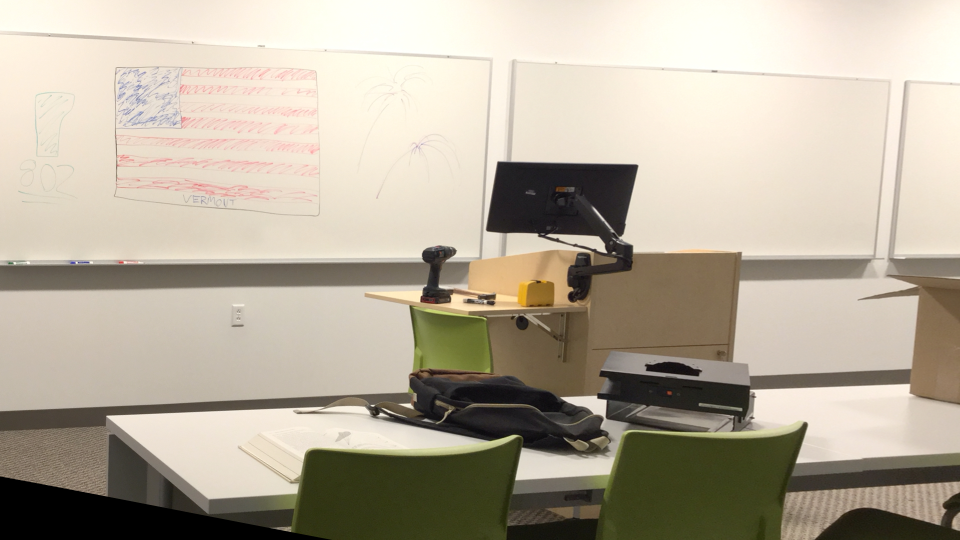
#> input picture problem2_dataset/classroom/im0.png, 1920 x 1080 px (shown at 1/2 size)
$ python fcoronad_project3_q2.py
#> lines starting #> are read from the running program, lines starting #| are printed output that depends on the picture; long printed decimals are rounded
#> in main, classim0 is the input picture: shape (1080, 1920, 3); mean B, G, R 155.5, 172.4, 181.9
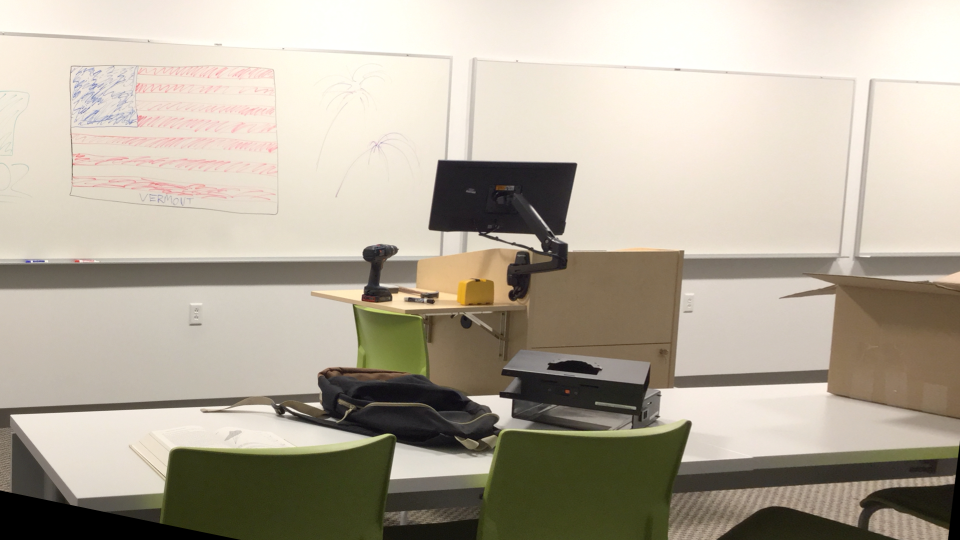
#> input picture problem2_dataset/classroom/im1.png, 1920 x 1080 px (shown at 1/2 size)
#> in main, classim1 is the input picture: shape (1080, 1920, 3); mean B, G, R 156.4, 171.7, 180.3
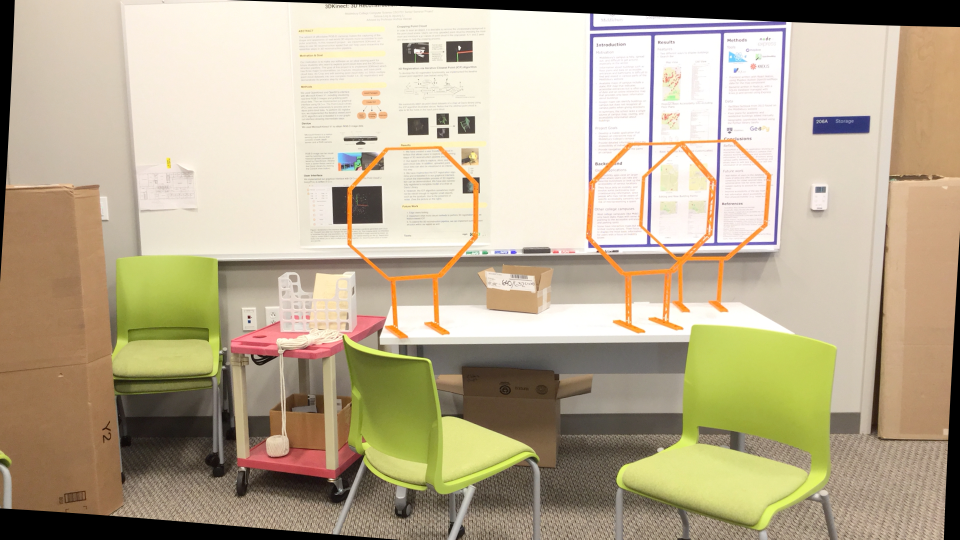
#> input picture problem2_dataset/storageroom/im0.png, 1920 x 1080 px (shown at 1/2 size)
#> in main, storage0 is the input picture: shape (1080, 1920, 3); mean B, G, R 146.3, 172.5, 185.7
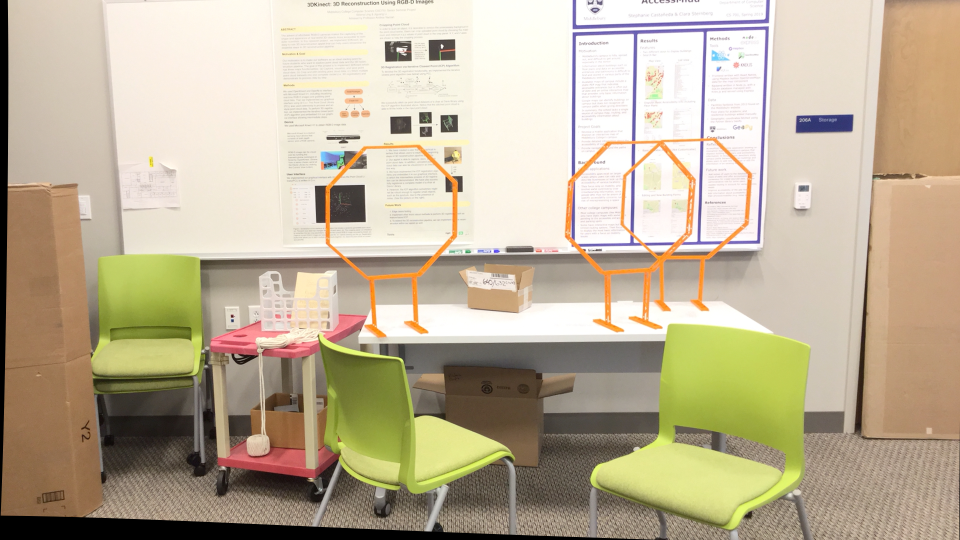
#> input picture problem2_dataset/storageroom/im1.png, 1920 x 1080 px (shown at 1/2 size)
#> in main, storage1 is the input picture: shape (1080, 1920, 3); mean B, G, R 152.5, 177.2, 190.1
import cv2 as cv
import numpy as np
import pdb

# used the following
# https://stackoverflow.com/questions/36172913/opencv-depth-map-from-uncalibrated-stereo-system
# https://albertarmea.com/post/opencv-stereo-camera/
# for learning how to implement functions

def decompose_E(E):
    U, S, Vt = np.linalg.svd(E)

    # ensure both U and Vt are positive
    if np.linalg.det(U) < 0:
        U *= -1
    if np.linalg.det(Vt) < 0:
        Vt *= -1

    # define rotation matrix as in slide 36
    W = np.array([[0, -1, 0],
                [1, 0, 0],
                [0, 0, 1]])

    # construct possible positive rotation matrices
    R1 = np.dot(U, np.dot(W, Vt))
    R2 = np.dot(U, np.dot(W.T, Vt))


    # t is in the 3rd column of U
    t1 = U[:, 2]
    t2 = U[:, 2]

    if t1[2] < 0:
        t1 *= -1
    if t2[2] < 0:
        t2 *= -1

    # pick positive depth rotation and translation matrices
    if t1[2] > t2[2]:
        return R1, t1
    else:
        return R2, t2


def calibration(img1, img2, k1):

    print("calibrating...")

    gray_img1 = cv.cvtColor(img1, cv.COLOR_BGR2GRAY)
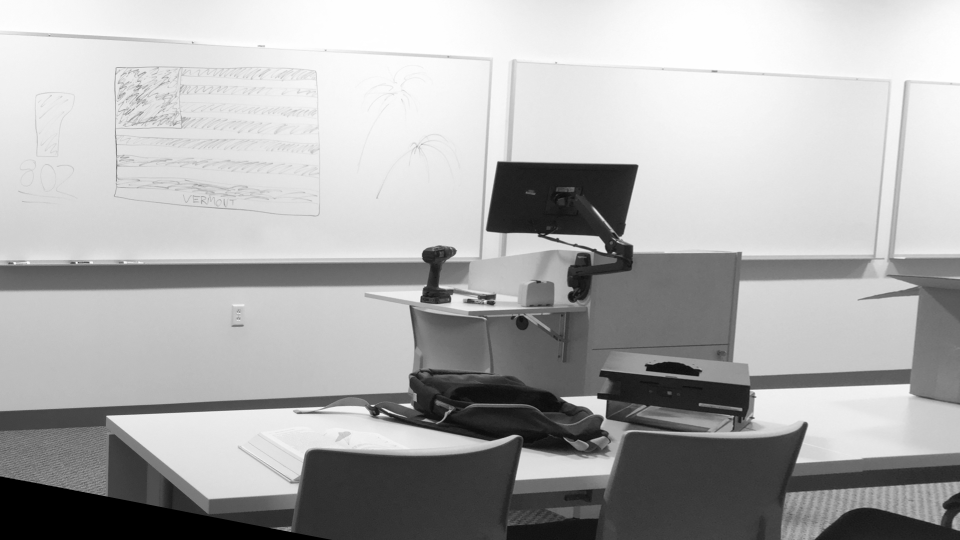
#> gray_img1: shape (1080, 1920) (shown at 1/2 size); min 0, max 255, mean 173.3
    gray_img2 = cv.cvtColor(img2, cv.COLOR_BGR2GRAY)
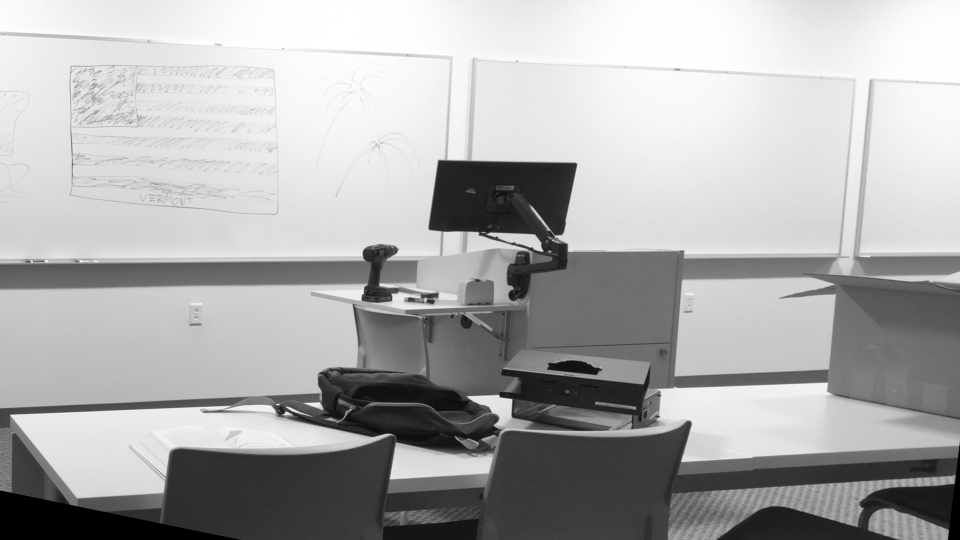
#> gray_img2: shape (1080, 1920) (shown at 1/2 size); min 0, max 255, mean 172.6

    # a. Identify matching features between the two images
    # in each dataset using any feature matching algorithms.

    sift = cv.SIFT_create()
    kp1, des1 = sift.detectAndCompute(gray_img1, None)
#> kp1 = 1730 keypoints; strongest (x, y, size): (1072, 934, 50), (745, 811, 3.2), (1193, 812, 25.3), (1192, 486, 21.3)
    kp2, des2 = sift.detectAndCompute(gray_img2, None)
#> kp2 = 1648 keypoints; strongest (x, y, size): (943, 389, 107.7), (823, 929, 54.8), (556, 809, 2.9), (636, 810, 10.5)

    bf = cv.BFMatcher()
    matches = bf.match(des1, des2) # use brute force for matching descriptors
#> matches = 1730 matches

    # extract keypoints that match
    img1_pts = np.float32([kp1[m.queryIdx].pt for m in matches]).reshape(-1, 2)
#> img1_pts = 1730 pairs, first value 4.92 to 1916.5, second value 70.96 to 1076.1
    img2_pts = np.float32([kp2[m.trainIdx].pt for m in matches]).reshape(-1, 2)
#> img2_pts = 1730 pairs, first value 3.64 to 1908.9, second value 67.9 to 1075.7

    # b. Estimate the Fundamental matrix using RANSAC method based on the matched features.
    # find fundamental matix using RANSAC with a threshold of 3 and 99% confidence
    F, inliers_mask = cv.findFundamentalMat(img1_pts, img2_pts, cv.FM_RANSAC, 3.0, 0.99) # convern: mess with these params
#> F = [[1.99e-09, 1.53e-05, -5.08e-05], [-1.62e-05, 5.85e-06, 0.203], [-5.23e-05, -0.204, 1]]; inliers_mask = 1730 values, max 1 at index 65, min 0 at index 0, mean 0.38
    print("F: ", F)
#| F:  [[ 1.98600758e-09  1.53129983e-05 -5.07637637e-05]
#|  [-1.62143619e-05  5.84926057e-06  2.02717751e-01]
#|  [-5.23229334e-05 -2.04195570e-01  1.00000000e+00]]

    # filter out outlier points
    img1_pts = img1_pts[inliers_mask.ravel() == 1]
#> img1_pts = 658 pairs, first value 98.75 to 1902, second value 70.96 to 1030.7
    img2_pts = img2_pts[inliers_mask.ravel() == 1]
#> img2_pts = 658 pairs, first value 3.64 to 1834.1, second value 67.9 to 1025.7
    img1_pts = img1_pts.reshape((img1_pts.shape[0] * 2, 1))
#> img1_pts = 1316 values, max 1902 at index 1312, min 70.96 at index 1, mean 647.9
    img2_pts = img2_pts.reshape((img2_pts.shape[0] * 2, 1))
#> img2_pts = 1316 values, max 1834.1 at index 1312, min 3.64 at index 6, mean 583.3

    # use img2 keypoints to compute epipoles of img1 then draw
    lines1 = cv.computeCorrespondEpilines(img2_pts.reshape(-1, 1, 2), 2, F)
#> lines1 = 658 rows, first 8: [-0.00566, -1, 72.48], [-0.0153, -1, 192.9], [-0.0155, -1, 195.4], [-0.0769, -0.997, 963.5], [-0.0769, -0.997, 963.5], [-0.0427, -0.999, 535.6], [-0.0426, -0.999, 534.1], [-0.0426, -0.999, 534.1]
    lines1 = lines1.reshape(-1, 3) # makes lines in format [a b c] where ax + by + c = 0

    lines2 = cv.computeCorrespondEpilines(img1_pts.reshape(-1, 1, 2), 2, F)
#> lines2 = 658 rows, first 8: [-0.00595, -1, 76.03], [-0.0156, -1, 197.2], [-0.0158, -1, 199.4], [-0.0791, -0.997, 991.1], [-0.0791, -0.997, 990.5], [-0.0432, -0.999, 541.7], [-0.0431, -0.999, 540.3], [-0.0431, -0.999, 540.3]
    lines2 = lines2.reshape(-1, 3)

    # c. Compute the Essential matrix from the Fundamental matrix
    # considering calibration parameters.

    K = k1 # sets of image have same k matrix

    E = np.dot(np.dot(np.transpose(K), F), K)
#> E = [[0.00606, 46.69, 14.19], [-49.44, 17.84, 359], [-15.21, -350.7, 1.87]]
    print("E: ", E)
#| E:  [[ 6.05604042e-03  4.66947546e+01  1.41935981e+01]
#|  [-4.94433316e+01  1.78364669e+01  3.59028044e+02]
#|  [-1.52141967e+01 -3.50721066e+02  1.87062379e+00]]

    # d. Decompose the Essential matrix into rotation and translation matrices.
    R, t = decompose_E(E)
#> in decompose_E, `U, S, Vt = np.linalg.svd(E)`: U = [[0.0991, -0.0929, 0.991], [0.866, 0.499, -0.0398], [-0.49, 0.862, 0.13]]; S = [367.5, 349.6, 1.28e-16]; Vt = [[-0.0962, 0.522, 0.847], [-0.108, -0.852, 0.513], [0.989, -0.0422, 0.138]]
#> in decompose_E, `R1 = np.dot(U, np.dot(W, Vt))`: R1 = [[1, -0.00596, 0.00752], [0.00616, 1, -0.0272], [-0.00735, 0.0273, 1]]
#> in decompose_E, `R2 = np.dot(U, np.dot(W.T, Vt))`: R2 = [[0.961, -0.0776, 0.267], [-0.085, -0.996, 0.0162], [0.264, -0.0382, -0.964]]
#> in decompose_E, `t1 = U[:, 2]`: t1 = [0.991, -0.0398, 0.13]
#> R has the same summary as R2 in decompose_E; t = [0.991, -0.0398, 0.13]
    print("R: ", R, "\nt:", t)
#| R:  [[ 0.9607 -0.07763  0.2666]
#|  [-0.08501 -0.9962  0.0162]
#|  [ 0.2644 -0.03823 -0.9637]]
#| t: [ 0.9907 -0.03984  0.1299]

    return F, E, img1_pts, img2_pts, lines1, lines2


def rectify(img1, img2, img1_pts, img2_pts, F, k1, k2, lines1, lines2):
    shape = img1.shape[:2]
    print('img1.shape: ', shape)

    # gather the homography matrices used in rectification
    _, H1, H2 = cv.stereoRectifyUncalibrated(img1_pts, img2_pts, F, (1920, 1080))
    print("H1: ", H1)
    print("H2: ", H2)

    img1_warped = cv.warpPerspective(img1, H1, img1.shape[:2][::-1])
    img2_warped= cv.warpPerspective(img2, H2, img2.shape[:2][::-1])
    cv.imshow("img1 warped w/o epilines", img1_warped)
    cv.imshow("img2 warped w/o epilines", img2_warped)

    # draw epipolar lines before warping
    for _, line in enumerate(lines1):
        # solve for x0, y0 using y = (-ax-c)/b we set x=0 and y0 = -c/b hence -line[2]/line[1]
        x0, y0 = map(int, [0, -line[2] / line[1]])
        # at x = x1, y1 = -(ax1-c)/b where x1 = img1.shape[1], c = line[2], a = line[0], b = line[1]
        x1, y1 = map(int, [img1.shape[1], -(line[2] + line[0] * img1.shape[1]) / line[1]])
        img1_epilines = cv.line(img1, (x0, y0), (x1, y1), (255, 255, 255), 1)

    for _, line in enumerate(lines2):
        # solve for x0, y0 using y = (-ax-c)/b we set x=0 and y0 = -c/b hence -line[2]/line[1]
        x0, y0 = map(int, [0, -line[2] / line[1]])
        # at x = x1, y1 = -(ax1-c)/b where x1 = img1.shape[1], c = line[2], a = line[0], b = line[1]
        x1, y1 = map(int, [img2.shape[1], -(line[2] + line[0] * img2.shape[1]) / line[1]])
        img2_epilines = cv.line(img2, (x0, y0), (x1, y1), (255, 255, 255), 1)


    return img1_warped, img2_warped

# [44 lines left out: function disparity, not called in this run]

def depth():
    print("depth!")


def main():

    classim0 = cv.imread("problem2_dataset/classroom/im0.png")
    classim1 = cv.imread("problem2_dataset/classroom/im1.png")
    k1_class = np.array([[1746.24, 0, 14.88],
                        [0, 1746.24, 534.11],
                        [0, 0, 1]])
    k2_class = k1_class

    storage0 = cv.imread("problem2_dataset/storageroom/im0.png")
    storage1 = cv.imread("problem2_dataset/storageroom/im1.png")
    k1_storage = np.array([[1742.11, 0, 804.90],
                        [0, 1742.11, 541.22],
                        [0, 0, 1]])
    k2_storage = k1_storage

    trap0 = cv.imread("problem2_dataset/traproop/im0.png")
    trap1 = cv.imread("problem2_dataset/traproop/im1.png")
    k1_trap = np.array([[1769.02, 0, 1271.89],
                        [0, 1769.02, 527.17],
                        [0, 0, 1]])
    k2_trap = k1_trap

    F, E, img1_pts, img2_pts, lines1, lines2 = calibration(classim0, classim1, k1_class)
    img1_warped, img2_warped = rectify(classim0, classim1, img1_pts, img2_pts, F, k1_class, k2_class, lines1, lines2)
#| img1.shape:  (1080, 1920)
    disparity(img1_warped, img2_warped, 1746.24, 678.37)


if __name__ == "__main__":
#> (the run stopped early here; a loop or call above may not have finished)
